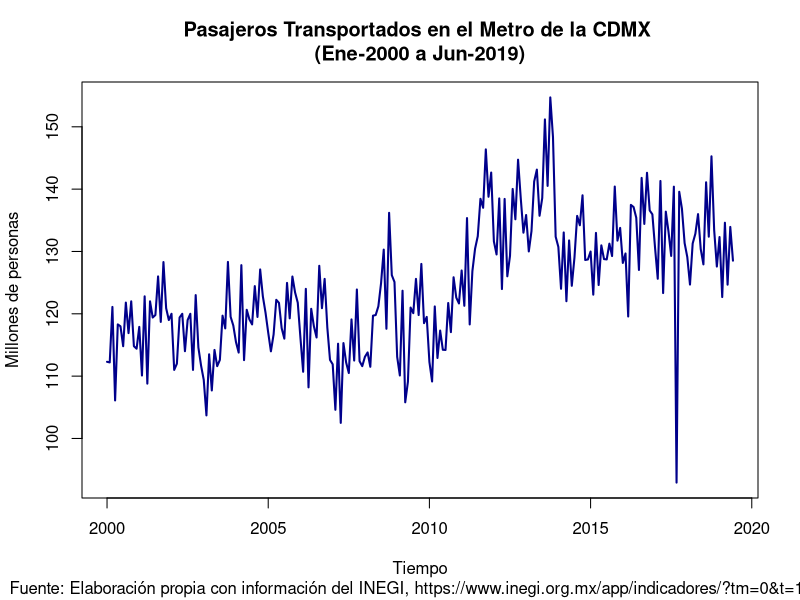
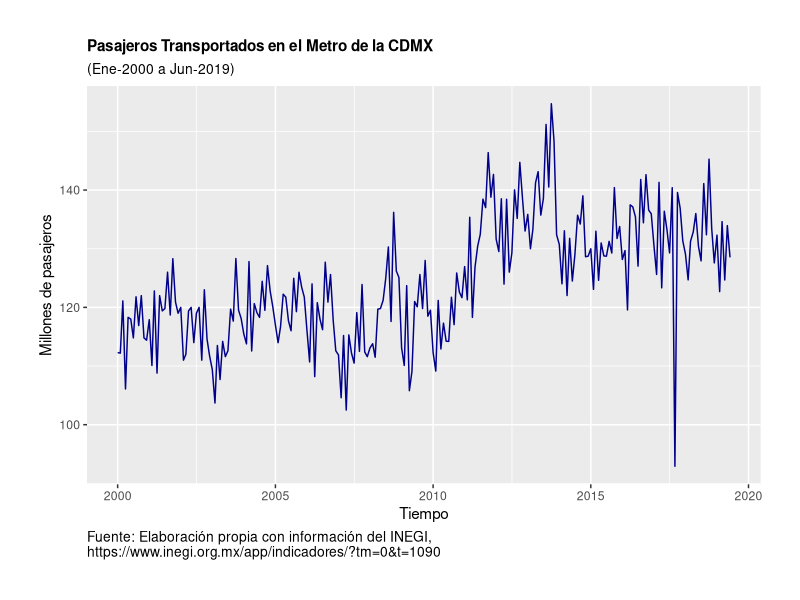
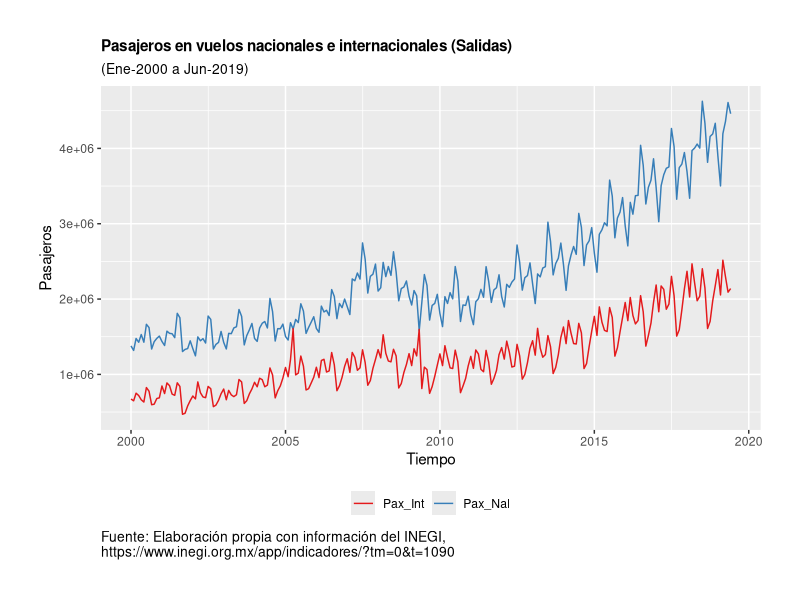
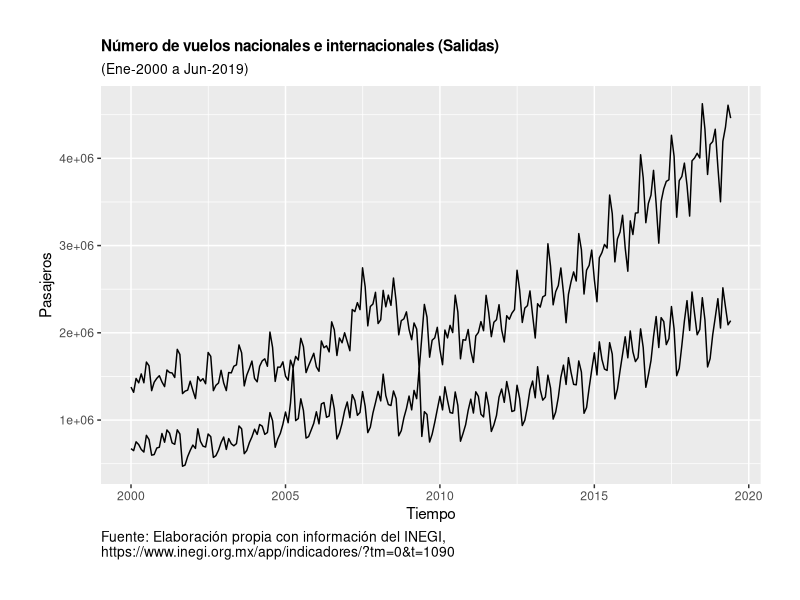
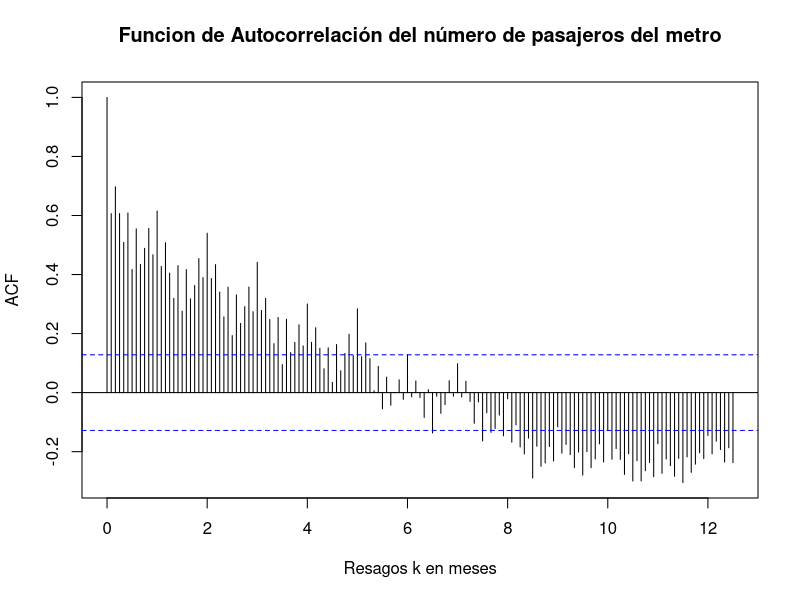
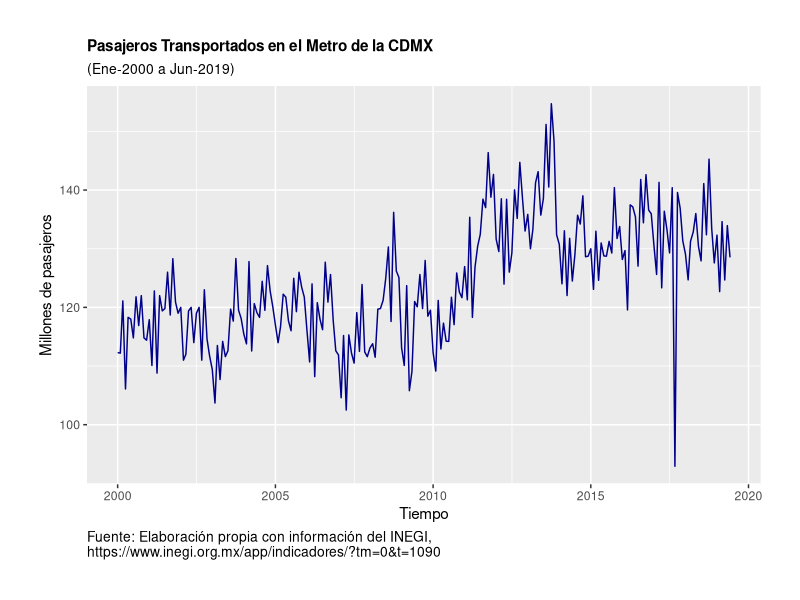

Recreate these plots in R, in order.
# Series de Tiempo, Agosto de 2020
# Clase 3. Autocorrelacion y otras pruebas sobre los datos
#****************************************************************************************
#install.packages("ggplot2")
#install.packages("dplyr")
#install.packages("readxl")
# 
library(ggplot2)
library(dplyr)
library(readxl)
# 
#****************************************************************************************
setwd("/Users/benjaminolivavazquez/Documents/Personal/Cursos_UNAM/SERIES_2021-I/Series-de-Tiempo-Fall2020/Clase_3")
getwd()

#****************************************************************************************

Datos <- read_excel("Base_Transporte.xlsx", sheet = "Datos", col_names = TRUE)

#****************************************************************************************
# Los datos importados son:
#
# Pax_Nal: Pasajeros (Salidas) en vuelos nacionales
# Pax_Int: Pasajeros (Salidas) en vuelos internacionales 
# Vue_Nal: Vuelos u operaciones (Salidas) en vuelos nacionales
# Vue_Int: Vuelos u operaciones (Salidas) en vuelos internacionales
# Pax_Metro: Pasajeros transportados (Millones) en el SCM
#
# Fuente: INEGI, https://www.inegi.org.mx/app/indicadores/?tm=0&t=1090
#****************************************************************************************

View(Datos)

names(Datos)

head(Datos)

str(Datos)

dim(Datos)

Datos[ , 2]

Datos[5 , ]

Datos[c(2:197) , 2]

Datos[ , c(2:6)]

Datos[ ,c(2, 3, 4, 5, 6)]

Datos[c("Pax_Nal", "Pax_Int", "Vue_Nal", "Vue_Int")]

#****************************************************************************************
# Tabla de estadísticas decriptivas
# 
summary( Datos[ ,c(2:6)] )

Resumen1 <- summary(Datos[ ,c(2:6)])

Resumen1

#****************************************************************************************
# Conversion a series de tiempo con la función ts --time series:
# 

# Una serie - univariado:
Pax_Metro <- ts(Datos$Pax_Metro, 
                start = 2000, 
                freq = 12)

# Varias series - multivariado:
Dat_Aereo <- ts(Datos[c("Pax_Nal", "Pax_Int", "Vue_Nal", "Vue_Int")], 
                start = 2000, 
                freq = 12)

#****************************************************************************************
# Graficas:

plot(Pax_Metro, 
     col = "darkblue", 
     xlab = "Tiempo",  
     type = "l", lwd = 2,
     ylab = "Millones de personas",
     main = "Pasajeros Transportados en el Metro de la CDMX \n(Ene-2000 a Jun-2019)",
     sub = "Fuente: Elaboración propia con información del INEGI, https://www.inegi.org.mx/app/indicadores/?tm=0&t=1090")

#****************************************************************************************

ggplot(data = Datos, aes(x = Periodo, y = Pax_Metro)) + 
  geom_line(size = 0.5, color = "darkblue") +
  #geom_point(size = 1.0, color = "darkblue") + 
  #theme_bw() + 
  xlab("Tiempo") + 
  ylab("Millones de pasajeros") + 
  theme(plot.title = element_text(size = 11, face = "bold", hjust = 0)) + 
  theme(plot.subtitle = element_text(size = 10, hjust = 0)) + 
  theme(plot.caption = element_text(size = 10, hjust = 0)) +
  theme(plot.margin = unit(c(1,1,1,1), "cm")) +
  labs(
    title = "Pasajeros Transportados en el Metro de la CDMX",
    subtitle = "(Ene-2000 a Jun-2019)",
    caption = "Fuente: Elaboración propia con información del INEGI, \nhttps://www.inegi.org.mx/app/indicadores/?tm=0&t=1090"
  )
#
ggsave("Pax_Metro.png", width = 20, height = 15, units = "cm")

#****************************************************************************************

ggplot(data = Datos, aes(x = Periodo)) +
  geom_line(aes(y = Pax_Nal, color = "Pax_Nal")) +
  geom_line(aes(y = Pax_Int, color = "Pax_Int")) +
  scale_color_brewer(type = "qual", palette = 6) +
  #theme_bw() + 
  theme(legend.position = "bottom") +
  theme(legend.title = element_blank()) +
  guides(col = guide_legend(nrow = 1, byrow = TRUE)) + 
  xlab("Tiempo") + 
  ylab("Pasajeros") + 
  theme(plot.title = element_text(size = 11, face = "bold", hjust = 0)) + 
  theme(plot.subtitle = element_text(size = 10, hjust = 0)) + 
  theme(plot.caption = element_text(size = 10, hjust = 0)) +
  theme(plot.margin = unit(c(1,1,1,1), "cm")) +
  labs(
    title = "Pasajeros en vuelos nacionales e internacionales (Salidas)",
    subtitle = "(Ene-2000 a Jun-2019)",
    caption = "Fuente: Elaboración propia con información del INEGI, \nhttps://www.inegi.org.mx/app/indicadores/?tm=0&t=1090"
  )
#

#****************************************************************************************
# EJERCICIO -- COMPLETAR:
ggplot(data = Datos, aes(x = Periodo)) +
  geom_line(aes(y = Pax_Nal, color = )) +
  geom_line(aes(y = Pax_Int, color = )) +
  scale_color_brewer(type = "qual", palette = 6) +
  #theme_bw() + 
  theme(legend.position = "bottom") +
  theme(legend.title = element_blank()) +
  guides(col = guide_legend(nrow = 1, byrow = TRUE)) + 
  xlab("Tiempo") + 
  ylab("Pasajeros") + 
  theme(plot.title = element_text(size = 11, face = "bold", hjust = 0)) + 
  theme(plot.subtitle = element_text(size = 10, hjust = 0)) + 
  theme(plot.caption = element_text(size = 10, hjust = 0)) +
  theme(plot.margin = unit(c(1,1,1,1), "cm")) +
  labs(
    title = "Número de vuelos nacionales e internacionales (Salidas)",
    subtitle = "(Ene-2000 a Jun-2019)",
    caption = "Fuente: Elaboración propia con información del INEGI, \nhttps://www.inegi.org.mx/app/indicadores/?tm=0&t=1090"
  )
#

#****************************************************************************************
# Tabla de estadisticas de caracterización de las Series de Tiempo

Tabla_Pax_Metro <- data.frame(matrix(c("Media", 
                                      "Varianza", 
                                      "Covarianza (t, t - 1)", 
                                      "Covarianza (t, t - 2)", 
                                      "Covarianza (t, t - 3)", 
                                      "Autocorrelacion(1)", 
                                      "Autocorrelacion(2)", 
                                      "Autocorrelacion(2)", 
                                      "Q(1)", 
                                      "Q(3)*"), 
                                    nrow = 10, 
                                    ncol = 1) )

#
Tabla_Pax_Metro

names(Tabla_Pax_Metro)

names(Tabla_Pax_Metro) <- c("Estadística")

Tabla_Pax_Metro

Tabla_Pax_Metro$Valor <- 0

Tabla_Pax_Metro

# Llenado de la tabla:
#
Tabla_Pax_Metro[1, 2] <- round(mean(Pax_Metro), digits = 2)
Tabla_Pax_Metro[2, 2] <- round(var(Pax_Metro), digits = 2)
Tabla_Pax_Metro[3, 2] <- round(cov(Pax_Metro[2:234], Pax_Metro[1:233]), digits = 2)
Tabla_Pax_Metro[4, 2] <- round(cov(Pax_Metro[3:234], Pax_Metro[1:232]), digits = 2)
Tabla_Pax_Metro[5, 2] <- round(cov(Pax_Metro[4:234], Pax_Metro[1:231]), digits = 2)
Tabla_Pax_Metro[6, 2] <- round(Tabla_Pax_Metro[3, 2]/Tabla_Pax_Metro[2, 2], digits = 4)
Tabla_Pax_Metro[7, 2] <- round(Tabla_Pax_Metro[4, 2]/Tabla_Pax_Metro[2, 2], digits = 4)
Tabla_Pax_Metro[8, 2] <- round(Tabla_Pax_Metro[5, 2]/Tabla_Pax_Metro[2, 2], digits = 4)
Tabla_Pax_Metro[9, 2] <- 234*(Tabla_Pax_Metro[6, 2]^2)
Tabla_Pax_Metro[10, 2] <- 234*(Tabla_Pax_Metro[6, 2]^2 +
                               Tabla_Pax_Metro[7, 2]^2 +
                               Tabla_Pax_Metro[8, 2]^2)

#
Tabla_Pax_Metro

#****************************************************************************************
# Gráfica de la Funcion de Autocorrelacion:

acf(Pax_Metro, 
    lag.max = 150, 
    xlab = 'Resagos k en meses', 
    main="Funcion de Autocorrelación del número de pasajeros del metro")

#
